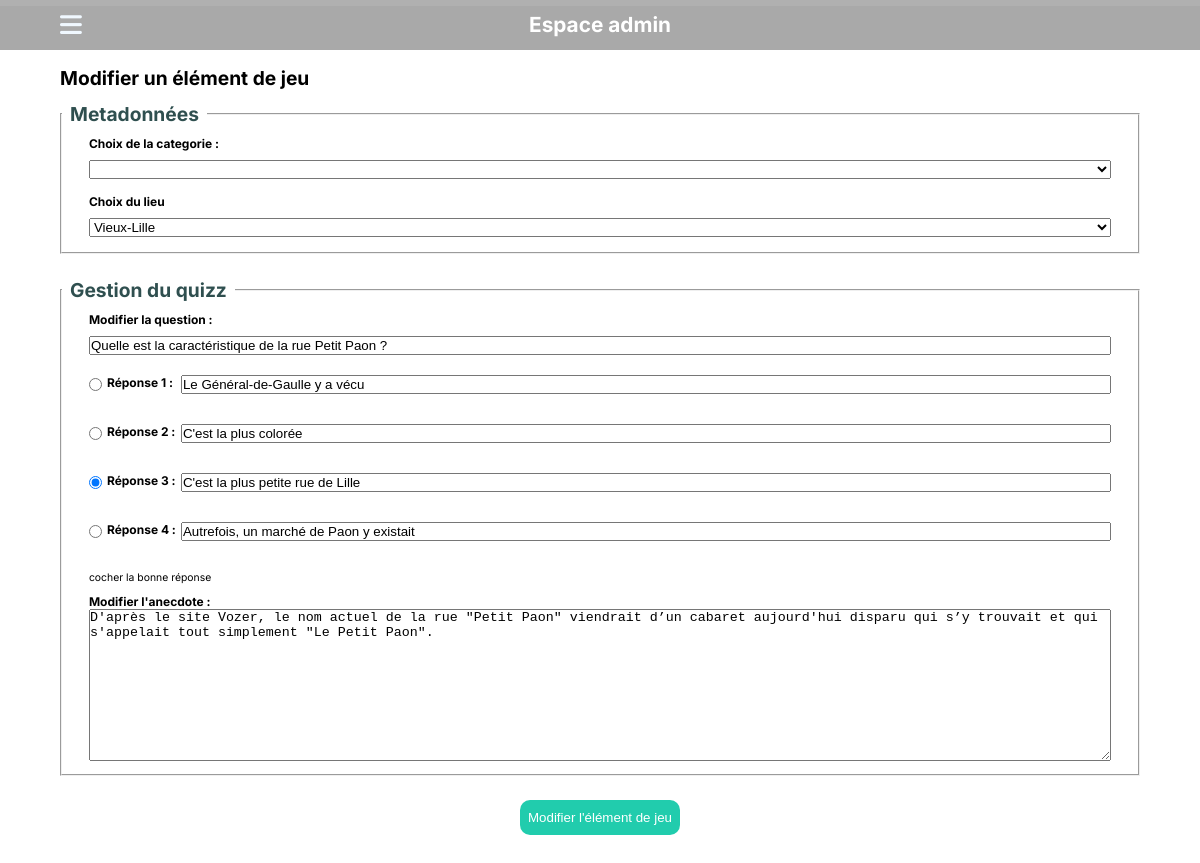
The app's page /admin/update?id=1 with its own data.
### tables this page shows
CREATE TABLE `quizz` (
  `ID` int(11) NOT NULL AUTO_INCREMENT,
  `ID_LIEU` int(11) NOT NULL,
  `question` varchar(400) DEFAULT NULL,
  `anecdote` varchar(1000) NOT NULL,
  `r1` varchar(300) DEFAULT NULL,
  `r2` varchar(300) DEFAULT NULL,
  `r3` varchar(300) DEFAULT NULL,
  `r4` varchar(300) DEFAULT NULL,
  `br` int(11) DEFAULT NULL,
  PRIMARY KEY (`ID`),
  KEY `lieu` (`ID_LIEU`),
  CONSTRAINT `lieu` FOREIGN KEY (`ID_LIEU`) REFERENCES `lieu` (`ID`) ON DELETE CASCADE ON UPDATE CASCADE
);

CREATE TABLE `lieu` (
  `ID` int(11) NOT NULL AUTO_INCREMENT,
  `NOM_LIEU` varchar(255) DEFAULT NULL,
  `ID_CAT` int(11) DEFAULT NULL,
  PRIMARY KEY (`ID`),
  KEY `categorie` (`ID_CAT`),
  CONSTRAINT `categorie` FOREIGN KEY (`ID_CAT`) REFERENCES `categorie` (`ID`) ON DELETE CASCADE ON UPDATE CASCADE
);

### class/AbstractController.php (called while the page is built, shortened)
<?php
abstract class AbstractController
{
    protected function render(string $view, array $options = []):void
    {
        require __DIR__."/../view/".$view;
    }
}
?>

### controller/AdminController.php (called while the page is built, shortened)
<?php
class AdminController extends AbstractController implements CrudInterface
{
    private AdminModel $db;
    function __construct()
    {
        $this->db = new AdminModel();
    }
    public function update()
    {
        $places= $this->db->getAllPlaces();
        $catList = $this->db->getAllCategories();
        $dataMessage= $this->db->getQuestionWithPlaceAndCategorie($_GET['id']);
        $this->render("admin/update.php", [
        "places"=>$places,
        "catList"=>$catList,
        "dataMessage"=>$dataMessage,
        "title"=>"Modifier une question",
        ]);
    }
}
?>

### index.php (called while the page is built, shortened)
<?php
require "./class/Autoloader.php";
Router::routing();
?>

### class/Autoloader.php (called while the page is built, shortened)
<?php
class Autoloader
{
    public static function register()
    {
        spl_autoload_register(function($class)
            {
                $file = str_replace("\\", DIRECTORY_SEPARATOR,$class).".php";
                return false;
            });
    }
}
?>

### assets/service/_pdo.php (called while the page is built, shortened)
<?php
function connexionPDO(): PDO{
    $config = require __DIR__."/../config/_databaseConfig.php";
    $dsn =
    "mysql:host=".$config['host']
    .";dbname=".$config['database']
    .";charset=".$config['charset'];
    try{
        $pdo = new PDO(
            $dsn,
            $config['user'],
            $config['password'],
            $config['options']
        );
        return $pdo;
    } catch(PDOException $e){
            throw new PDOException(
                $e->getMessage(),
                (int)$e-> getCode()
            );
    }
}
?>

### class/AbstractModel.php (called while the page is built, shortened)
<?php
require __DIR__."/../assets/service/_pdo.php";
abstract class AbstractModel
{
    function __construct()
    {
        $this->pdo = connexionPDO();
    }
}
?>

### model/AdminModel.php (called while the page is built, shortened)
<?php
class AdminModel extends AbstractModel
{
    public function getQuestionWithPlaceAndCategorie(?int $id=NULL):array|bool{
        $request = "SELECT q.*, c.NOM_CAT, l.NOM_LIEU FROM quizz q INNER JOIN lieu l ON l.ID = q.ID_LIEU INNER JOIN categorie c ON c.ID = l.ID_CAT";
        if ($id !== NULL)
        {
            $request .= " WHERE q.ID = " . $id;
        }
        $sql = $this->pdo->query($request);
        return $sql->fetchAll();
    }
    public function getAllCategories():array
    {
        $sql = $this->pdo->query("SELECT * from categorie");
        return $sql->fetchAll();
    }
    public function getAllPlaces():array
    {
        $sql = $this->pdo->query("SELECT * FROM lieu");
        return $sql->fetchAll();
    }
}
?>

### view/admin/update.php (the view, shortened to what this page needs)
<?php
$mainTitle = "Modifier un élément de jeu";
require __DIR__."/../../assets/template/_header-admin.php";
?>
<?php require __DIR__ . "/../../assets/template/_nav2.php"; ?>
<div class="mainContent">
    <h2><?php echo $mainTitle ?? "Bienvenue administrateur" ?></h2>
    <form action="" method="POST">
        <fieldset class="metaData">
            <legend>Metadonnées</legend>
            <div class="categorie">
                <label for="categorie">Choix de la categorie :</label>
                <select name="categorie" id="categorie">
                    <option value=""></option>
                    <?php foreach ($catList as $categorie) :
                    ?>
                    <option
                    value="<?php echo $categorie['ID'] ?>"
                    <?php
                    if($dataMessage[0]['ID_CAT'] == $categorie['ID']): ?>
                        selected
                    <?php endif; ?>
                    >
                </option>
                    <?php endforeach; ?>
                </select>
            </div>
            <div class="place">
                <label for="place">Choix du lieu </label>
                <select name="place" id="place">
                <?php foreach ($places as $place): ?>
                <option value=
                "<?php
                echo $place['ID'] ?>"
                <?php
                if($dataMessage[0]['ID_LIEU'] === $place['ID']) : ?>
                    selected
                <?php endif; ?>
                >
                <?php echo $place['NOM_LIEU'] ?>
                </option>
                <?php endforeach; ?>
                </select>
            </div>
        </fieldset>
        <fieldset class="gestionQuizz">
            <legend>Gestion du quizz</legend>
            <div class="question">
                <label for="question">Modifier la question : </label>
                <input type="text" name="question"
                id="question" value="<?php echo $dataMessage[0]['question']; ?>">
            </div>
            <div class="reponse">
                <input type="radio" name="good" value="1"
                <?php if($dataMessage[0]['br'] == 1): ?>
                    checked
                <?php endif; ?>
                >
                <label for="r1">Réponse 1 :</label>
                <input type="text" name="r1" value="<?php echo $dataMessage[0]['r1']; ?>"><br>
                <input type="radio" name="good" value="2"
                <?php if($dataMessage[0]['br'] == 2): ?>
                    checked
                <?php endif; ?>
                >
                <label for="r2">Réponse 2 : </label>
                <input type="text" name="r2" value="<?php echo $dataMessage[0]['r2']; ?>"><br>
                <input type="radio" name="good" value="3"
                <?php if($dataMessage[0]['br'] == 3): ?>
                    checked
                <?php endif; ?>
                >
                <label for="r3">Réponse 3 :</label>
                <input type="text" name="r3" value="<?php echo $dataMessage[0]['r3']; ?>"><br>
                <input type="radio" name="good" value="4"
                <?php if($dataMessage[0]['br'] == 4): ?>
                    checked
                <?php endif; ?>
                >
                <label for="r4">Réponse 4 : </label>
                <input type="text" name="r4" value="<?php echo $dataMessage[0]['r4']; ?>"><br>
                <span>cocher la bonne réponse</span>
            </div>
            <div class="anecdote">
                <label for="anecdote">Modifier l'anecdote :</label>
                <textarea name="anecdote" id="anecdote" cols="30" rows="10"
                ><?php echo $dataMessage[0]['anecdote']; ?>
                </textarea>
            </div>
        </fieldset>
        <input type="submit" name="upGame" value="Modifier l'élément de jeu">
    </form>
    </section>
<?php
require __DIR__."/../../assets/template/_footer-admin.php";?>

### assets/style/admin.css (style rules this page uses)
body { width: 100vw; height: 100vh; font-family: "Inter", sans-serif; }
.admin-section .mainContent { grid-row: 2/3; width: 90%; margin: 0 auto; }
.admin-section .mainContent h2 { font-size: 1.2rem; }
.admin-section .mainContent form { display: flex; flex-direction: column; justify-content: center; height: 100%; gap: 1.5rem; }
.admin-section .mainContent form fieldset { display: flex; flex-direction: column; gap: 10px; padding: 10px 0; font-size: 0.75rem; }
.admin-section .mainContent form fieldset legend { font-weight: bold; padding: 0 0.5rem; font-size: 1.2rem; color: darkslategray; }
.admin-section .mainContent form fieldset label { font-weight: bold; }
.admin-section .mainContent form fieldset .categorie, .admin-section .mainContent form fieldset .place, .admin-section .mainContent form fieldset .question, .admin-section .mainContent form fieldset .reponse, .admin-section .mainContent form fieldset .anecdote { width: 95%; margin: 0 auto; }
.admin-section .mainContent form fieldset .question, .admin-section .mainContent form fieldset .categorie, .admin-section .mainContent form fieldset .place { display: grid; grid-template-rows: 1fr 1fr; row-gap: 5px; }
.admin-section .mainContent form fieldset .reponse { display: grid; grid-template-columns: auto auto 1fr; grid-gap: 5px; }
.admin-section .mainContent form fieldset .reponse input[type=radio] { grid-column: 1/2; }
.admin-section .mainContent form fieldset .reponse label { grid-column: 2/3; }
.admin-section .mainContent form fieldset .reponse input[type=text] { grid-column: 3/4; }
.admin-section .mainContent form fieldset .reponse span { font-size: 0.65rem; grid-column: 1/4; }
.admin-section .mainContent form fieldset .anecdote textarea { width: 100%; }
.admin-section .mainContent form input[type=submit] { width: 160px; height: 35px; align-self: center; outline: 1px solid transparent; border: 1px solid transparent; border-radius: 10px; background-color: #21CCAD; color: white; }

### records on screen
quizz: place "Vieux-Lille", question "Quelle est la caractéristique de la rue Petit Paon ?", r1 "Le Général-de-Gaulle y a vécu", r2 "C'est la plus colorée", br "☑", r3 "C'est la plus petite rue de Lille", r4 "Autrefois, un marché de Paon y existait", anecdote "D'après le site Vozer, le nom actuel de la rue \"Petit Paon\" viendrait d’un cabaret aujourd'hui disparu qui s’y trouvait et qui s'appelait tout simplement \"Le Petit Paon\"."

### other values on screen
$mainTitle "Modifier un élément de jeu"
